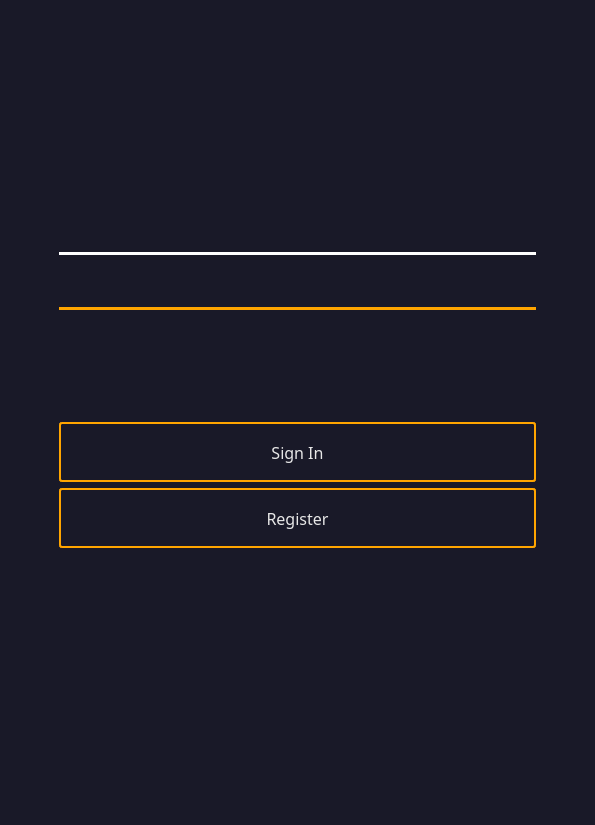
<?xml version="1.0" encoding="UTF-8"?>
<ui version="4.0">
 <class>Form</class>
 <widget class="QWidget" name="Form">
  <property name="geometry">
   <rect>
    <x>0</x>
    <y>0</y>
    <width>595</width>
    <height>825</height>
   </rect>
  </property>
  <property name="font">
   <font>
    <family>Fira Mono</family>
    <pointsize>12</pointsize>
   </font>
  </property>
  <property name="windowTitle">
   <string>Form</string>
  </property>
  <layout class="QVBoxLayout" name="verticalLayout" stretch="0">
   <property name="leftMargin">
    <number>0</number>
   </property>
   <property name="topMargin">
    <number>0</number>
   </property>
   <property name="rightMargin">
    <number>0</number>
   </property>
   <property name="bottomMargin">
    <number>0</number>
   </property>
   <item>
    <layout class="QHBoxLayout" name="horizontalLayout_3" stretch="1">
     <property name="spacing">
      <number>0</number>
     </property>
     <item>
      <widget class="QWidget" name="widget" native="true">
       <property name="maximumSize">
        <size>
         <width>16777215</width>
         <height>16777215</height>
        </size>
       </property>
       <property name="styleSheet">
        <string notr="true">.QWidget{background-color: rgb(25,25, 40);}</string>
       </property>
       <layout class="QVBoxLayout" name="verticalLayout_2">
        <property name="leftMargin">
         <number>9</number>
        </property>
        <property name="topMargin">
         <number>0</number>
        </property>
        <property name="rightMargin">
         <number>0</number>
        </property>
        <property name="bottomMargin">
         <number>0</number>
        </property>
        <item>
         <layout class="QVBoxLayout" name="verticalLayout_3">
          <property name="topMargin">
           <number>15</number>
          </property>
          <item alignment="Qt::AlignHCenter">
           <widget class="QLabel" name="label">
            <property name="minimumSize">
             <size>
              <width>100</width>
              <height>150</height>
             </size>
            </property>
            <property name="maximumSize">
             <size>
              <width>150</width>
              <height>150</height>
             </size>
            </property>
            <property name="styleSheet">
             <string notr="true">image: url(:/icons/icons/rocket_48x48.png);</string>
            </property>
            <property name="text">
             <string/>
            </property>
           </widget>
          </item>
          <item>
           <layout class="QFormLayout" name="formLayout_2">
            <property name="fieldGrowthPolicy">
             <enum>QFormLayout::FieldsStayAtSizeHint</enum>
            </property>
            <property name="rowWrapPolicy">
             <enum>QFormLayout::DontWrapRows</enum>
            </property>
            <property name="leftMargin">
             <number>50</number>
            </property>
            <property name="topMargin">
             <number>35</number>
            </property>
            <property name="rightMargin">
             <number>59</number>
            </property>
            <item row="0" column="0">
             <widget class="QLabel" name="label_2">
              <property name="styleSheet">
               <string notr="true">color: rgb(231, 231, 231);
font: 15pt &quot;Verdana&quot;;</string>
              </property>
              <property name="text">
               <string>&lt;html&gt;&lt;head/&gt;&lt;body&gt;&lt;p&gt;&lt;img src=&quot;:/icons/icons/user_32x32.png&quot;/&gt;&lt;/p&gt;&lt;/body&gt;&lt;/html&gt;</string>
              </property>
             </widget>
            </item>
            <item row="0" column="1">
             <widget class="QLineEdit" name="lineEdit">
              <property name="minimumSize">
               <size>
                <width>0</width>
                <height>40</height>
               </size>
              </property>
              <property name="font">
               <font>
                <family>Verdana</family>
                <pointsize>15</pointsize>
                <weight>50</weight>
                <italic>false</italic>
                <bold>false</bold>
               </font>
              </property>
              <property name="styleSheet">
               <string notr="true">QLineEdit {
      color: rgb(231, 231, 231);
      font: 15pt &quot;Verdana&quot;;
      border: None;
      border-bottom-color: white;
      border-radius: 10px;
      padding: 0 8px;
      background: rgb(25, 25, 40);
      selection-background-color: darkgray;
}</string>
              </property>
             </widget>
            </item>
            <item row="1" column="0" colspan="2">
             <widget class="Line" name="line">
              <property name="styleSheet">
               <string notr="true">border: 2px solid white;</string>
              </property>
              <property name="orientation">
               <enum>Qt::Horizontal</enum>
              </property>
             </widget>
            </item>
            <item row="2" column="0">
             <widget class="QLabel" name="label_3">
              <property name="styleSheet">
               <string notr="true">color: rgb(231, 231, 231);
font: 15pt &quot;Verdana&quot;;</string>
              </property>
              <property name="text">
               <string>&lt;html&gt;&lt;head/&gt;&lt;body&gt;&lt;p&gt;&lt;img src=&quot;:/icons/icons/lock_32x32.png&quot;/&gt;&lt;/p&gt;&lt;/body&gt;&lt;/html&gt;</string>
              </property>
             </widget>
            </item>
            <item row="2" column="1">
             <widget class="QLineEdit" name="lineEdit_2">
              <property name="minimumSize">
               <size>
                <width>0</width>
                <height>40</height>
               </size>
              </property>
              <property name="styleSheet">
               <string notr="true">QLineEdit {
      color: orange;
      font: 15pt &quot;Verdana&quot;;
      border: None;
      border-bottom-color: white;
      border-radius: 10px;
      padding: 0 8px;
      background: rgb(25, 25, 40);
      selection-background-color: darkgray;
}</string>
              </property>
             </widget>
            </item>
            <item row="3" column="0" colspan="2">
             <widget class="Line" name="line_2">
              <property name="styleSheet">
               <string notr="true">border: 2px solid orange;</string>
              </property>
              <property name="orientation">
               <enum>Qt::Horizontal</enum>
              </property>
             </widget>
            </item>
            <item row="4" column="0" colspan="2">
             <spacer name="verticalSpacer">
              <property name="orientation">
               <enum>Qt::Vertical</enum>
              </property>
              <property name="sizeType">
               <enum>QSizePolicy::Fixed</enum>
              </property>
              <property name="sizeHint" stdset="0">
               <size>
                <width>20</width>
                <height>100</height>
               </size>
              </property>
             </spacer>
            </item>
            <item row="5" column="0" colspan="2">
             <widget class="QPushButton" name="pushButton">
              <property name="sizePolicy">
               <sizepolicy hsizetype="Minimum" vsizetype="Fixed">
                <horstretch>0</horstretch>
                <verstretch>0</verstretch>
               </sizepolicy>
              </property>
              <property name="minimumSize">
               <size>
                <width>0</width>
                <height>60</height>
               </size>
              </property>
              <property name="autoFillBackground">
               <bool>false</bool>
              </property>
              <property name="styleSheet">
               <string notr="true">color: rgb(231, 231, 231);
font: 17pt &quot;Verdana&quot;;
border: 2px solid orange;
padding: 5px;
border-radius: 3px;
opacity: 200;
</string>
              </property>
              <property name="text">
               <string>Sign In</string>
              </property>
              <property name="autoDefault">
               <bool>false</bool>
              </property>
              <property name="default">
               <bool>false</bool>
              </property>
              <property name="flat">
               <bool>false</bool>
              </property>
             </widget>
            </item>
            <item row="6" column="0" colspan="2">
             <widget class="QPushButton" name="pushButton_2">
              <property name="minimumSize">
               <size>
                <width>0</width>
                <height>60</height>
               </size>
              </property>
              <property name="styleSheet">
               <string notr="true">color: rgb(231, 231, 231);
font: 17pt &quot;Verdana&quot;;
border: 2px solid orange;
padding: 5px;
border-radius: 3px;
opacity: 200;
</string>
              </property>
              <property name="text">
               <string>Register</string>
              </property>
              <property name="default">
               <bool>false</bool>
              </property>
              <property name="flat">
               <bool>false</bool>
              </property>
             </widget>
            </item>
           </layout>
          </item>
          <item>
           <spacer name="verticalSpacer_2">
            <property name="orientation">
             <enum>Qt::Vertical</enum>
            </property>
            <property name="sizeHint" stdset="0">
             <size>
              <width>20</width>
              <height>40</height>
             </size>
            </property>
           </spacer>
          </item>
         </layout>
        </item>
       </layout>
      </widget>
     </item>
    </layout>
   </item>
  </layout>
 </widget>
 <resources>
  <include location="icons.qrc"/>
 </resources>
 <connections/>
</ui>
